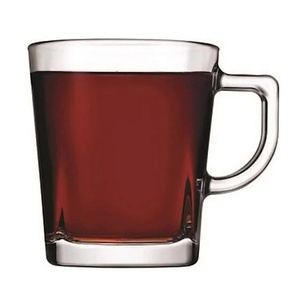
#> input picture 5_Month_Computer_Vision_Roadmap/Month-01/Week-03/Day-06/Data/14.jpg, 307 x 307 px, shrunk from 600 x 600 before the run, found by its file name
$ python excercise.py
#> lines starting #> are read from the running program, lines starting #| are printed output that depends on the picture
# Month-01
# Week-03
# Day-06

# 1-تصویر را افقی و عمودی وارونه کن
import cv2
import matplotlib.pyplot as plt
p = print
path = r'e:\python\INTPCode\5_Month_Computer_Vision_Roadmap\Month-01\Week-03\Day-06\Data\14.jpg'
img = cv2.imread(path)
#> img is the input picture: shape (307, 307, 3); mean B, G, R 178, 179.8, 198.6
rgb_img = cv2.cvtColor(img,cv2.COLOR_BGR2RGB)

plt.imshow(rgb_img)
plt.title("orginal_rgb picture")
plt.show()
p("-------------------------------------")
horizontal_fliped = cv2.flip(rgb_img,1)
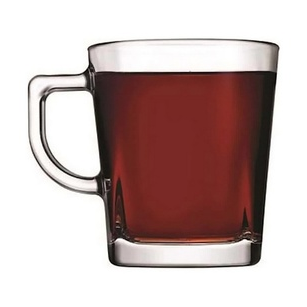
#> horizontal_fliped: shape (307, 307, 3); mean R, G, B 198.6, 179.8, 178
plt.imshow(horizontal_fliped)
plt.title("horizontal_fliped picture")
plt.axis("off")
# axis("off") یعنی حذف اعداد و خطوط کنار تصویر
# plt.savefig("horizontal_fliped.jpg",dpi = 300)
plt.show()
p("-------------------------------------")
vertiacal_fliped = cv2.flip(rgb_img,0)
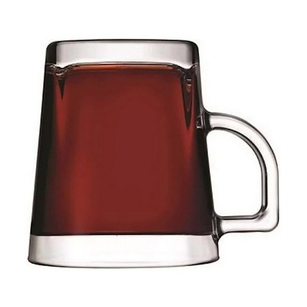
#> vertiacal_fliped: shape (307, 307, 3); mean R, G, B 198.6, 179.8, 178
plt.imshow(vertiacal_fliped)
plt.title("vertical_fliped picture")
plt.axis("off")
# plt.savefig("vertical_fliped.jpg",dpi = 300 ,bbox_inches ="tight",pad_inches = 0 )

# bbox_inches="tight" یعنی بریدن فضای اضافی اطراف تصویر
# pad_inches=0 یعنی حذف فاصله سفید دور تصویر
plt.show()

# 2-نتیجه را ذخیره و با تصویر اصلی مقایسه کن
# ذخیره هر سه تصویر در یک فیگور با سابپلات برای مقایسه
fig, axes = plt.subplots(1,3, figsize=None,constrained_layout=True)
axes[0].imshow(rgb_img)
axes[0].set_title("orginal")
axes[0].axis("off")
p("---------------------------------")
axes[1].imshow(horizontal_fliped)
axes[1].set_title("horizontal_fliped")
axes[1].axis("off")
p("---------------------------------")
axes[2].imshow(vertiacal_fliped)
axes[2].set_title("vertiacal_fliped")
axes[2].axis("off")
fig.savefig(fname="pictures comparision.png",dpi=300,bbox_inches ="tight")
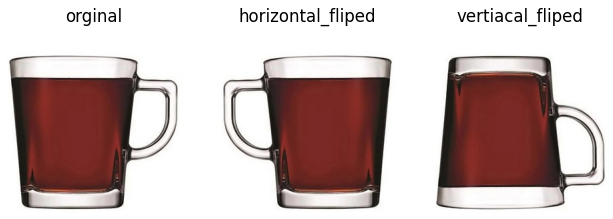
#> figure drawn by matplotlib, 3 panels

# نکته مهم : این تمرین با متپلات لیب انجام شده و
# بیشتر بر روی نمایش دادن تصاویر تمرکز کرده است.
